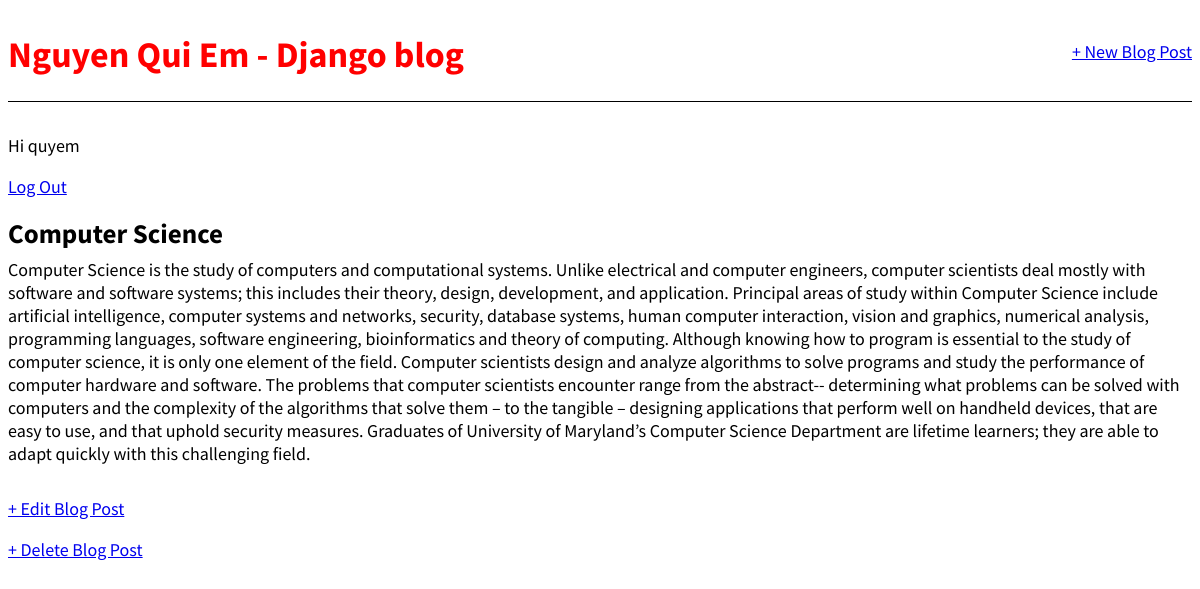
/post/6/ (signed in), run on the app's committed database.
### blog/models.py (models this page shows, shortened)
class Post(models.Model):
    title = models.CharField(max_length=200)
    author = models.ForeignKey('auth.User',
    on_delete=models.CASCADE,
    )
    body = models.TextField()

### blog/views.py (the view)
# urls.py: path('post/<int:pk>/', BlogDetailView.as_view(), name='post_detail'),
class BlogDetailView(DetailView):
    model = Post
    template_name = 'post_detail.html'

### templates/post_detail.html
{% extends 'base.html' %}
{% block content %}
    <div class="post-entry">
        <h2>{{ post.title }}</h2>
        <p>{{ post.body }}</p>
    </div>
    <p></p><a href="{% url 'post_edit' post.pk %}">+ Edit Blog Post</a></p>
    <p><a href="{% url 'post_delete' post.pk %}">+ Delete Blog Post</a></p>
    {% endblock content %}

### templates/base.html (shortened to what this page needs)
{% load static %}
<html>
    <head>
        <link href="{% static 'css/base.css' %}" rel="stylesheet">
    </head>
    <body>
        <div>
            <header>
                <div class="nav-left">
                    <h1><a href="{% url 'home' %}">Nguyen Qui Em - Django blog</a></h1>
                </div>
                <div class="nav-right">
                    <a href="{% url 'post_new' %}">+ New Blog Post</a>
                </div>
            </header>
            {% if user.is_authenticated %}
                <p> Hi {{ user.username }}</p>
                <p><a href="{% url 'logout' %}">Log Out</a></p>
            {% else %}
                <p> You are not logged in.</p>
                <a href="{% url 'login' %}">Log In</a>
            {% endif %}
            {% block content %}
            {% endblock content %}
        </div>
    </body>
</html>

### static/css/base.css (style rules this page uses)
body { font-family: 'Source Sans Pro', sans-serif; font-size: 18px; }
header { border-bottom: 1px solid ; margin-bottom: 2rem; display: flex; }
header h1 a { color: red; text-decoration: none; }
.nav-left { margin-right: auto; }
.nav-right { display: flex; padding-top: 2rem; }
.post-entry { margin-bottom: 2rem; }
.post-entry h2 { margin: 0.5rem 0; }
.post-entry p { margin: 0; font-weight: 400; }

### data on the page
Post: title "Computer Science", body "Computer Science is the study of computers and computational systems. Unlike electrical and computer engineers, computer scientists deal mostly with software and software systems; this includes their theory, design, development, and application. Principal areas of study within Computer Science include artificial intelligence, computer systems and networks, security, database systems, human computer interaction, vision and graphics, numerical analysis, programming languages, software engineering, bioinformatics and theory of computing. Although knowing how to program is essential to the study of computer science, it is only one element of the field. Computer scientists design and analyze…"

### other printed values
{{ user.username }} "quyem"
